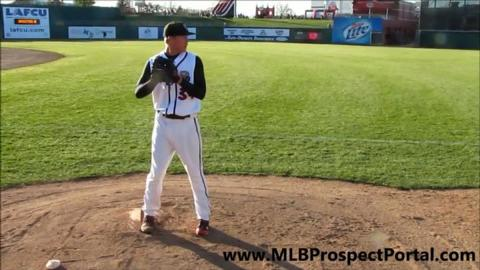
#> input picture preprocessed_frames/0003/000001.jpg, 480 x 270 px
$ python run_clustering.py   (older library calls are emulated)
#> lines starting #> are read from the running program, lines starting #| are printed output that depends on the picture
import os
import argparse
from typing import Sequence, Tuple
import numpy as np
import cv2
import matplotlib.pyplot as plt
import seaborn as sns
from mpl_toolkits.mplot3d import Axes3D
from sklearn.cluster import KMeans, SpectralClustering, AgglomerativeClustering
from sklearn.decomposition import PCA

def load_saved_frames(folder_path, resize_dim=(64, 64)):
#> called with folder_path = 'preprocessed_frames/0003', resize_dim = (64, 64)
    valid_exts = (".png", ".jpg", ".jpeg")
    frame_files = sorted([f for f in os.listdir(folder_path) if f.lower().endswith(valid_exts)])

    frames = []

    for fname in frame_files:
        img = cv2.imread(os.path.join(folder_path, fname), cv2.IMREAD_GRAYSCALE)
#> img: shape (270, 480); min 0, max 255, mean 125.3
        if img is not None:
            img = cv2.resize(img, resize_dim, interpolation=cv2.INTER_AREA)
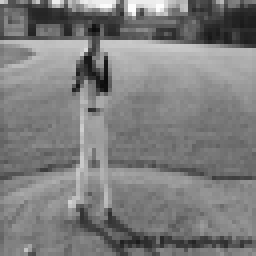
#> img: shape (64, 64) (shown 4 times larger); min 12, max 253, mean 125.3
            frames.append(img.astype(np.float32) / 255.0)
#> pass 2 of the loop in load_saved_frames, `for fname in frame_files:`:
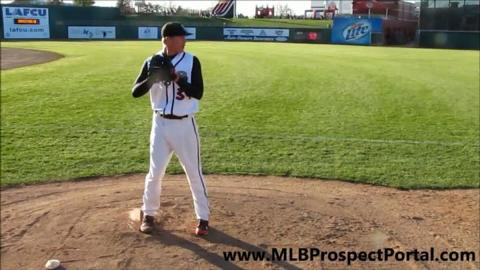
#> input picture preprocessed_frames/0003/000003.jpg, 480 x 270 px
#> in load_saved_frames, `img = cv2.imread(os.path.join(folder_path, fname), cv2.IMREAD_GRAYSCALE)`:
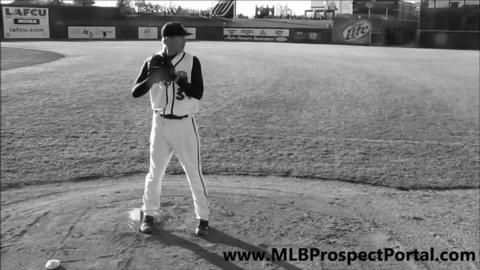
#> img: shape (270, 480); min 0, max 255, mean 125.2
#> in load_saved_frames, `img = cv2.resize(img, resize_dim, interpolation=cv2.INTER_AREA)`:
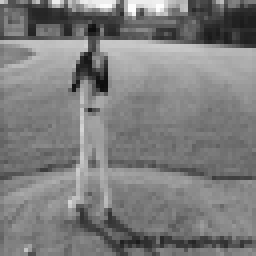
#> img: shape (64, 64) (shown 4 times larger); min 13, max 254, mean 125.2
#> pass 3 of the loop in load_saved_frames, `for fname in frame_files:`:
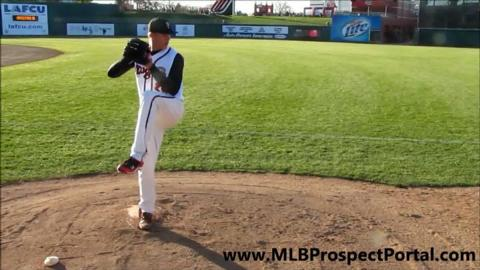
#> input picture preprocessed_frames/0003/000024.jpg, 480 x 270 px
#> in load_saved_frames, `img = cv2.imread(os.path.join(folder_path, fname), cv2.IMREAD_GRAYSCALE)`:
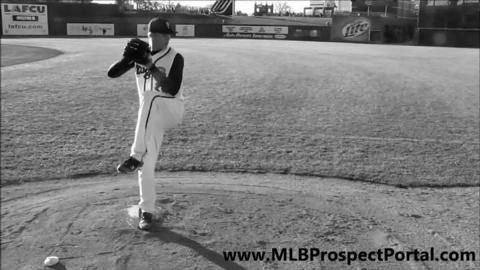
#> img: shape (270, 480); min 0, max 255, mean 123.9
#> in load_saved_frames, `img = cv2.resize(img, resize_dim, interpolation=cv2.INTER_AREA)`:
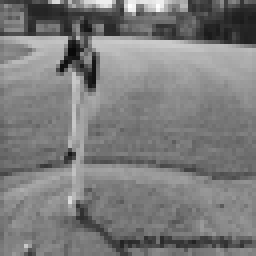
#> img: shape (64, 64) (shown 4 times larger); min 9, max 254, mean 123.9

    print(f"Loaded {len(frames)} frames from '{folder_path}'")
#| Loaded 3 frames from 'preprocessed_frames/0003'
    return frames


def compute_frame_differences(frames):
    diffs = [None]  # No difference for the first frame
    for i in range(1, len(frames)):
        diff = np.abs(frames[i] - frames[i - 1])
        diffs.append(diff)
    return diffs

def frame_to_point_cloud(frame, diff=None):
    """Convert a frame (and optional temporal diff) to a 5D point cloud."""
    H, W = frame.shape
    x_coords, y_coords = np.meshgrid(np.arange(W), np.arange(H))
    x_norm = x_coords / (W - 1)
    y_norm = y_coords / (H - 1)
    intensity = frame

    gx = cv2.Sobel(frame, cv2.CV_32F, 1, 0, ksize=3)
    gy = cv2.Sobel(frame, cv2.CV_32F, 0, 1, ksize=3)
    grad_mag = np.sqrt(gx**2 + gy**2)
    grad_mag /= grad_mag.max() + 1e-8

    if diff is None:
        diff = np.zeros_like(frame)

    pc = np.stack([
        x_norm.flatten(),
        y_norm.flatten(),
        intensity.flatten(),
        grad_mag.flatten(),
        diff.flatten()
    ], axis=1)

    return pc

def compute_sliced_wasserstein_distance(pc1, pc2, n_projections=50):
    d = pc1.shape[1]
    distances = []
    for _ in range(n_projections):
        proj = np.random.randn(d)
        proj /= np.linalg.norm(proj)
        proj1 = np.dot(pc1, proj)
        proj2 = np.dot(pc2, proj)
        proj1.sort()
        proj2.sort()
        distances.append(np.mean(np.abs(proj1 - proj2)))
    return np.mean(distances)


def cluster_point_clouds(point_clouds, distance="euclidean", method="spectral", n_clusters=3):
    """Unified interface: cluster point clouds using specified distance + method."""
    if distance == "euclidean":
        X = np.array([pc.flatten() for pc in point_clouds])
        if method == "spectral":
            model = SpectralClustering(n_clusters=n_clusters, affinity='nearest_neighbors', random_state=42)
            return model.fit_predict(X)
        else:
            model = KMeans(n_clusters=n_clusters, random_state=42)
            return model.fit_predict(X)

    elif distance == "wasserstein":
        n = len(point_clouds)
        D = np.zeros((n, n))
        print("Computing Wasserstein distance matrix...")
        for i in range(n):
            for j in range(i + 1, n):
                d = compute_sliced_wasserstein_distance(point_clouds[i], point_clouds[j])
                D[i, j] = D[j, i] = d
        if method == "spectral":
            model = SpectralClustering(n_clusters=n_clusters, affinity='precomputed', assign_labels='kmeans', random_state=42)
            return model.fit_predict(D)
        else:
            model = AgglomerativeClustering(n_clusters=n_clusters, metric='precomputed', linkage='average')
            return model.fit_predict(D)

    else:
        raise ValueError("Unsupported distance type. Use 'euclidean' or 'wasserstein'.")


def plot_cluster_assignments(labels, method="Clustering"):
    plt.figure(figsize=(10, 3))
    plt.plot(labels, marker='o')
    plt.xlabel("Frame Index")
    plt.ylabel("Cluster Label")
    plt.title(f"{method} Clustering Over Time")
    plt.grid(True)
    plt.tight_layout()
    plt.show()


def show_clustered_images(frames, labels, n_clusters=3, samples_per_cluster=20, method="Clustering"):
    plt.figure(figsize=(samples_per_cluster * 2, n_clusters * 2.5))
    for c in range(n_clusters):
        indices = np.where(labels == c)[0][:samples_per_cluster]
        for j, idx in enumerate(indices):
            plt.subplot(n_clusters, samples_per_cluster, c * samples_per_cluster + j + 1)
            plt.imshow(frames[idx], cmap='gray')
            plt.axis('off')
            plt.title(f"C{c}", fontsize=8)
    plt.tight_layout()
    plt.suptitle(f"Clustered Frame Samples ({method})", fontsize=14)
    plt.show()


def save_multi_view_3d_plot(point_clouds, labels=None, out_path="3d_clusters_views_paper.png"):
    flattened = np.array([pc.flatten() for pc in point_clouds])
    reducer = PCA(n_components=3)
    embeddings = reducer.fit_transform(flattened)

    view_angles = [(20, 45), (20, 135), (20, 225), (20, 315)]
    fig = plt.figure(figsize=(14, 10))
    fig.patch.set_facecolor('white')

    for i, (elev, azim) in enumerate(view_angles):
        ax = fig.add_subplot(2, 2, i + 1, projection='3d')
        scatter = ax.scatter(
            embeddings[:, 0], embeddings[:, 1], embeddings[:, 2],
            cmap='Set2', s=50, alpha=0.85,
            edgecolor='black', linewidth=0.2
        )
        ax.view_init(elev=elev, azim=azim)
        ax.set_title(f"View {i+1}", fontsize=10, pad=5)
        ax.set_xlabel("PC1", fontsize=9, labelpad=6)
        ax.set_ylabel("PC2", fontsize=9, labelpad=6)
        ax.set_zlabel("PC3", fontsize=9, labelpad=6)
        ax.tick_params(labelsize=8)
        ax.grid(color='gray', linestyle='dotted', linewidth=0.4)

    plt.tight_layout(rect=[0, 0.08, 1, 0.93])
    plt.savefig(out_path, dpi=300, bbox_inches="tight", facecolor=fig.get_facecolor())
    print(f"Saved 3D PCA plot to: {out_path}")


# ── Markov‑chain forecaster ───────────────────────────────────────────────────
class MarkovStageModel:
    """Learn P(stage_t+1 | stage_t) from a label sequence and predict next stage."""
    def __init__(self, n_clusters: int, smoothing: float=1e-6):
        self.K = n_clusters
        self.smoothing = smoothing
        self.P = np.full((self.K, self.K), smoothing)   # transition matrix

    def fit(self, labels: Sequence[int]) -> "MarkovStageModel":
        for a, b in zip(labels[:-1], labels[1:]):
            self.P[a, b] += 1
        self.P /= self.P.sum(axis=1, keepdims=True)     # row‑stochastic
        return self

if __name__ == "__main__":
    parser = argparse.ArgumentParser(description="Cluster video frames as point clouds using various methods.")
    parser.add_argument('--folder', type=str, default="preprocessed_frames/0003", help="Input frame folder.")
    parser.add_argument('--clusters', type=int, default=3, help="Number of clusters.")
    parser.add_argument('--distance', type=str, choices=["euclidean", "wasserstein"], default="euclidean",
                        help="Distance metric to use.")
    parser.add_argument('--method', type=str, choices=["spectral", "kmeans"], default="kmeans",
                        help="Clustering method to use.")
    parser.add_argument('--window', type=int, default=1, help="Use the most-recent labels for forecasting")
    args = parser.parse_args()

    frames = load_saved_frames(folder_path=args.folder)
#> frames = 3 items
    diffs = compute_frame_differences(frames)
#> the loop in compute_frame_differences, `for i in range(1, len(frames)):` made 2 passes
#> diffs = 3 items
    pcs = [frame_to_point_cloud(f, diff=d) for f, d in zip(frames, diffs)]
#> in frame_to_point_cloud (call 2), `x_norm = x_coords / (W - 1)`:
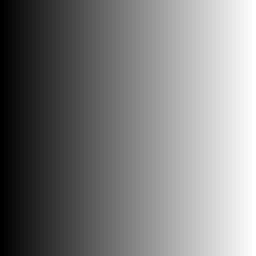
#> x_norm: shape (64, 64) float64 (shown 4 times larger); min 0, max 1, mean 0.5
#> in frame_to_point_cloud (call 2), `y_norm = y_coords / (H - 1)`:
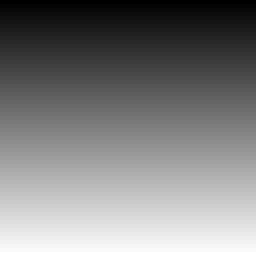
#> y_norm: shape (64, 64) float64 (shown 4 times larger); min 0, max 1, mean 0.5
#> in frame_to_point_cloud (call 3), `gy = cv2.Sobel(frame, cv2.CV_32F, 0, 1, ksize=3)`:
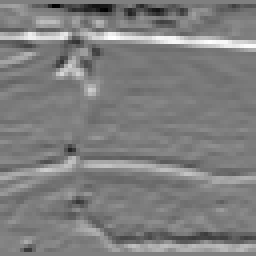
#> gy: shape (64, 64) float32 (shown 4 times larger); min -2.4, max 2.42, mean -0.00467; drawn with min black and max white
#> in frame_to_point_cloud (call 3), `grad_mag = np.sqrt(gx**2 + gy**2)`:
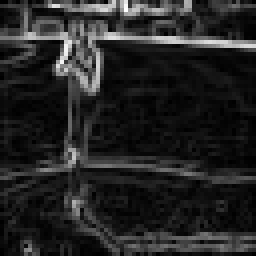
#> grad_mag: shape (64, 64) float32 (shown 4 times larger); min 0, max 2.77, mean 0.396; drawn with min black and max white
#> pcs = 3 items
    save_multi_view_3d_plot(pcs)
#> in save_multi_view_3d_plot, `embeddings = reducer.fit_transform(flattened)`: embeddings = [[-4.2, -1.48, -5.23e-14], [-4.18, 1.48, -5.23e-14], [8.38, -0.00213, -5.23e-14]]
#> in save_multi_view_3d_plot, `plt.savefig(out_path, dpi=300, bbox_inches="tight", facecolor=fig.get_..`:
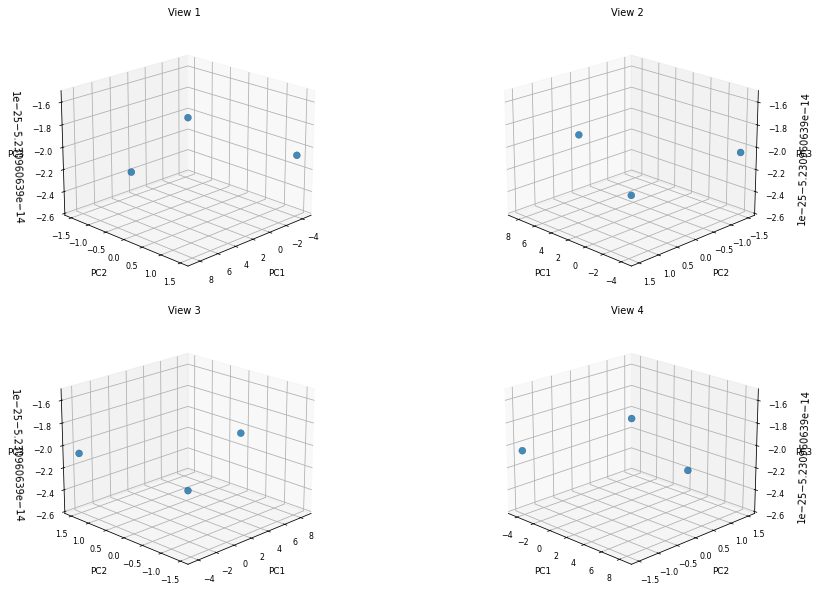
#> figure drawn by matplotlib, 4 panels
    labels = cluster_point_clouds(pcs, distance=args.distance, method=args.method, n_clusters=args.clusters)
#> labels = [2, 0, 1]

    print("This is the clustering labels: ", labels)
#| This is the clustering labels:  [2 0 1]
    mask = np.concatenate(([True], np.diff(labels) != 0))
#> mask = [True, True, True]
    unique_consecutive_labels = labels[mask]
#> unique_consecutive_labels = [2, 0, 1]
    print("This is the unique consecutive labels: ", unique_consecutive_labels)
#| This is the unique consecutive labels:  [2 0 1]

    # Learn Markov model
    mc = MarkovStageModel(args.clusters).fit(unique_consecutive_labels)
#> the loop in fit, `for a, b in zip(labels[:-1], labels[1:]):` made 2 passes
#> (a, b) on passes 1 to 2: (2, 0), (0, 1)
#> after the loop in fit, `for a, b in zip(labels[:-1], labels[1:]):`: self.P = [[1e-06, 1, 1e-06], [1e-06, 1e-06, 1e-06], [1, 1e-06, 1e-06]]
#> in fit, `self.P /= self.P.sum(axis=1, keepdims=True)`: self.P = [[1e-06, 1, 1e-06], [0.333, 0.333, 0.333], [1, 1e-06, 1e-06]]
    print(f"Learned transition matrix: \n {mc.P}")
#| Learned transition matrix:
#|  [[9.99997000e-07 9.99998000e-01 9.99997000e-07]
#|  [3.33333333e-01 3.33333333e-01 3.33333333e-01]
#|  [9.99998000e-01 9.99997000e-07 9.99997000e-07]]
    # Forecast next stage
    recent = unique_consecutive_labels[-1] # We use the very last label
#> recent = 1
    pred = np.argmax(mc.P[recent])
#> pred = 0
    conf = mc.P[recent][pred]
#> conf = 0.333
    print(f"Last stage {recent} -> Predicted stage {pred} with score {conf:.2f}")
#| Last stage 1 -> Predicted stage 0 with score 0.33

    title = f"{args.method.capitalize()}-{args.distance.capitalize()}"
    plot_cluster_assignments(labels, method=title)
#> in plot_cluster_assignments, `plt.show()`:
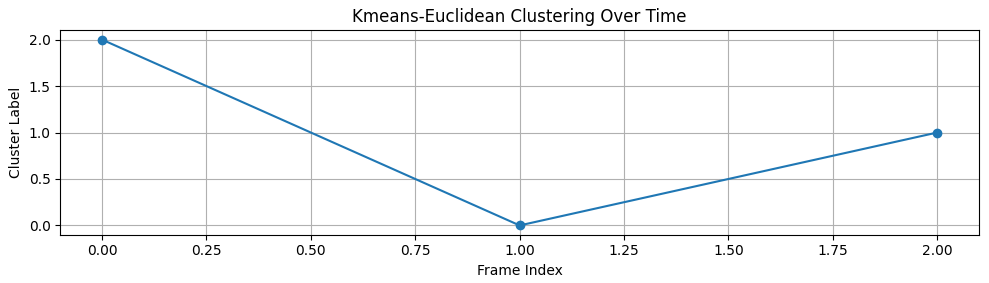
#> figure drawn by matplotlib, 1 panel
    show_clustered_images(frames, labels, n_clusters=args.clusters, method=title)
#> the loop in show_clustered_images, `for c in range(n_clusters):` made 3 passes
#> indices on passes 1 to 3: [1], [2], [0]
    print(f"{title} clustering complete.")
